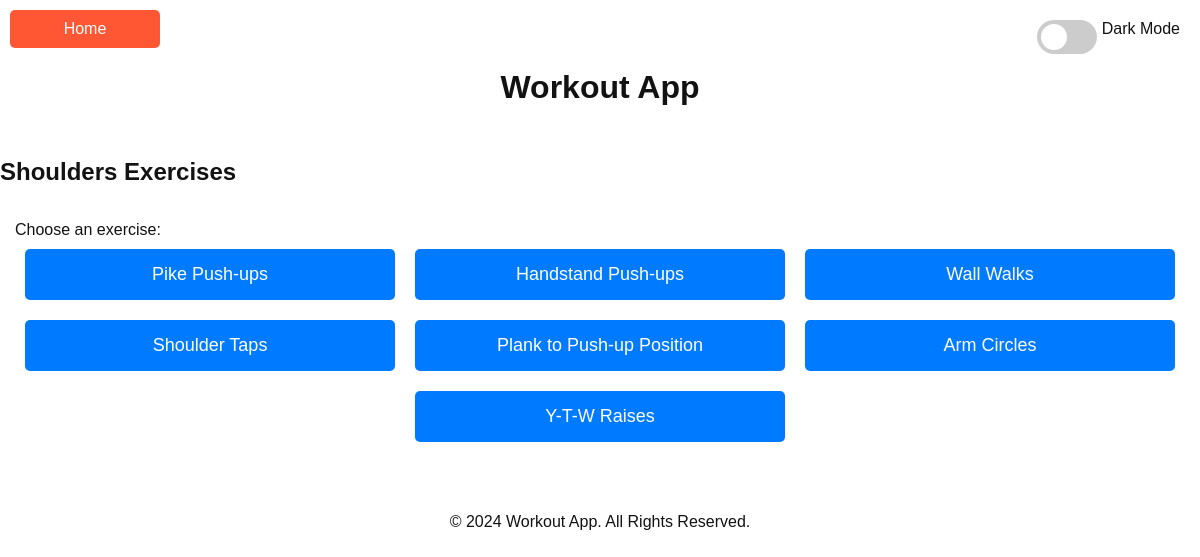
Screenshot of /shoulders with the database file from the repository.
### tables this page shows
CREATE TABLE exercises (    id INTEGER PRIMARY KEY AUTOINCREMENT,    exercise_name TEXT NOT NULL,    muscle_group TEXT,    description TEXT,    youtube_link TEXT);

### app.py (the view)
@app.route("/shoulders")
def shoulders():
    return get("shoulders")

### app.py (called while the page is built)
def get(muscle_group):
    exercise_names = db.execute(
        "SELECT exercise_name FROM exercises WHERE muscle_group = ?", muscle_group)
    names = [row["exercise_name"] for row in exercise_names]
    return render_template(f"{muscle_group}.html", names=names)

### templates/shoulders.html
{% extends 'layout.html' %}
{% block content %}
    <h2>Shoulders Exercises</h2>
    <nav>
        <form method="POST" action="/fetch">
            <label for="exercise">Choose an exercise:</label>
            <div class="button-container">
                {% for name in names %}
                    <button class="button-link" type="submit" name="exercise" value="{{ name }}">{{ name }}</button>
                {% endfor %}
            </div>
        </form>
    </nav>
{% endblock %}

### static/css/styles.css (style rules this page uses)
body { margin: 0; font-family: Arial, sans-serif; transition: background-color 0.5s, color 0.5s; }
.light-theme { background-color: #ffffff; color: #121212; }
nav { display: flex; flex-wrap: wrap; justify-content: center; margin: 20px 0; }
nav form { margin: 15px; }
button { padding: 15px 30px; font-size: 18px; background-color: #007BFF; color: white; border: none; border-radius: 5px; cursor: pointer; transition: background-color 0.3s; min-width: 150px; }
.button-container { display: flex; justify-content: center; flex-wrap: wrap; }
.button-link { padding: 15px 30px; font-size: 18px; background-color: #007BFF; color: white; border: none; border-radius: 5px; cursor: pointer; transition: background-color 0.3s; min-width: calc(100% / 3 - 20px); margin: 10px; }

### rows the page displays
exercises: exercise_name "Pike Push-ups"
exercises: exercise_name "Handstand Push-ups"
exercises: exercise_name "Wall Walks"
exercises: exercise_name "Shoulder Taps"
exercises: exercise_name "Plank to Push-up Position"
exercises: exercise_name "Arm Circles"
exercises: exercise_name "Y-T-W Raises"
